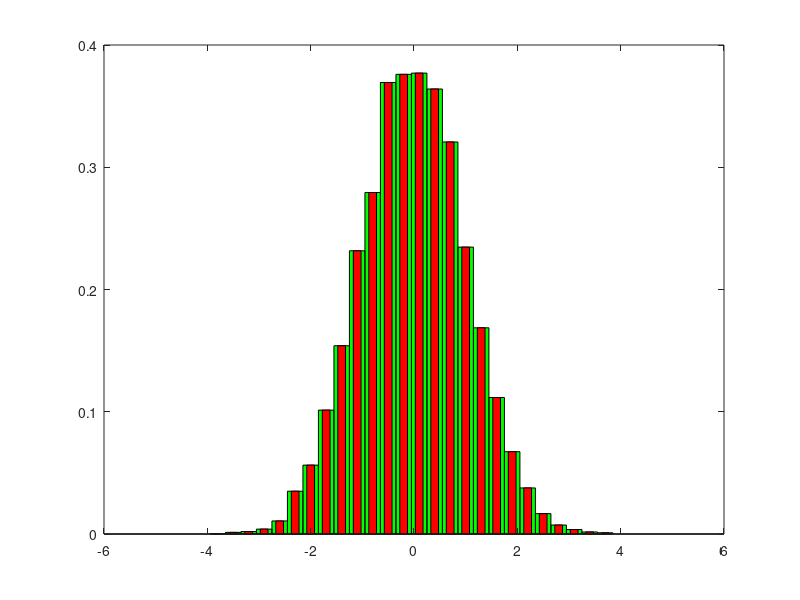
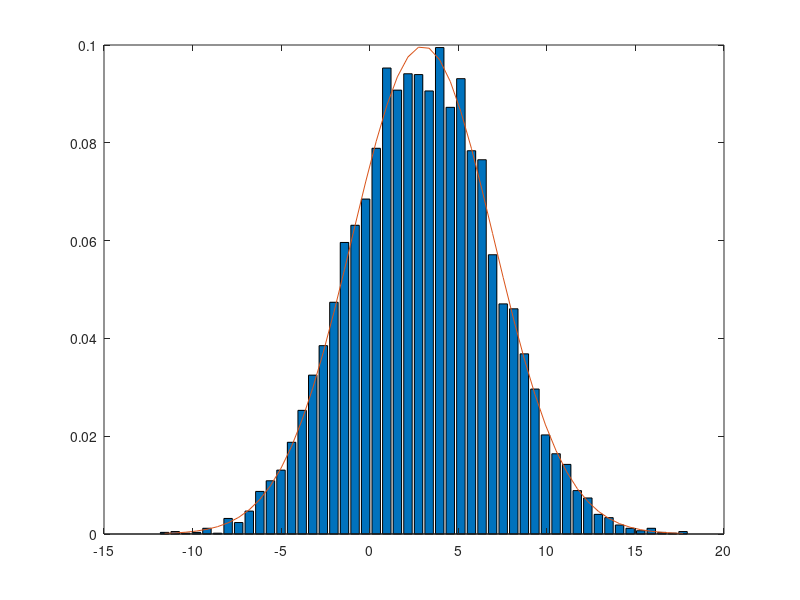

Here is the MATLAB script that generated these plots, in order:
close all;
clear variables;

%partie 1

N = 10000;

U1 = rand (1, N); 
U2 = rand (1, N);

X = sqrt(-2 * log( U1 )  ) .* cos( 2 * pi * U2 );
Y = sqrt(-2 * log( U1 )  ) .* cos( 2 * pi * U2 );

[hx, xout] = hist(X, (-5:0.3:5) );
[hy, xout] = hist(Y, (-5:0.3:5) );



bar(xout, hx / trapz(xout, hx), 1, 'g');
hold on;
bar(xout, hy / trapz(xout, hy), 0.5, 'r');

%on voix que elle est centrer en 0 et inf a 1

%parite 2

mu = 3;
sigma = 4;

Z = X * sigma + mu;

figure(2);
[hz, zout] = hist(Z, 50);
bar(zout, hz / trapz(zout,hz));

fz = 1/ ( sigma * sqrt( 2 * pi ) ) * exp( -(zout -mu).^2 / ( 2 * sigma^2 ) );
hold on;
plot(zout, fz)


